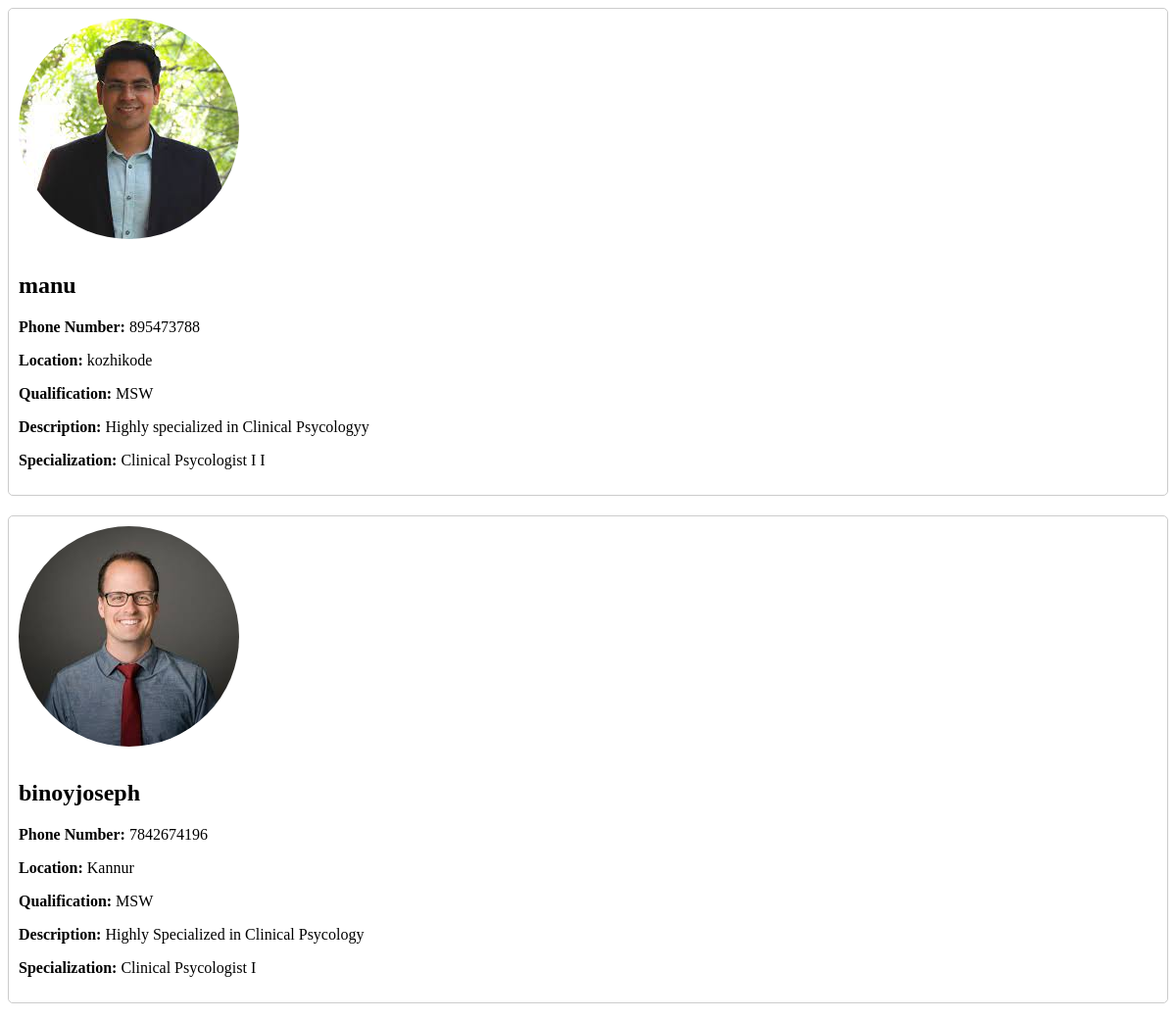
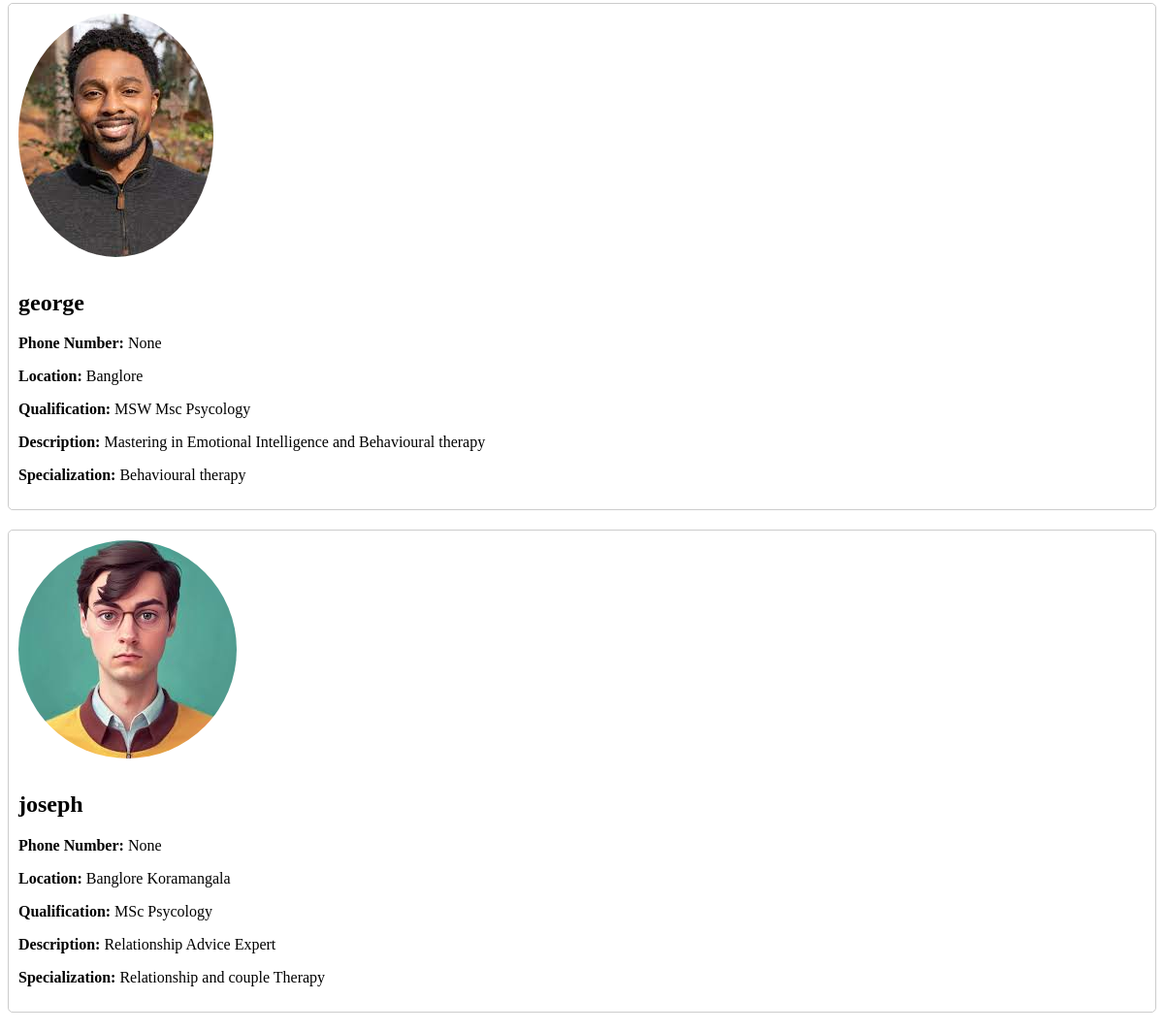
/therapists/, run on the app's committed database (2 pictures, top to bottom).
### app1/models.py (models this page shows)
class User(AbstractUser):
    class Role(models.TextChoices):
        ADMIN = "ADMIN", "Admin"
        THERAPIST = "THERAPIST", "Therapist"
        USER = "USER", "User"
    role = models.CharField(max_length=50, choices=Role.choices)
    phone_number = models.CharField(max_length=15, blank=True, null=True)
    dob = models.DateField(blank=True, null=True)
    location = models.CharField(max_length=255, blank=True, null=True)
    qualification = models.CharField(max_length=255, blank=True, null=True)
    description = models.TextField(blank=True, null=True)
    specialization = models.CharField(max_length=255, blank=True, null=True)
    is_approved = models.BooleanField(default=False)
    is_therapist = models.BooleanField(default=False)
    profile_picture = models.ImageField(upload_to='profile_pics/', blank=True, null=True)

### app1/views.py (the view)
# urls.py: path('therapists/', views.therapist_list, name='therapist_list'),
def therapist_list(request):
    therapists = User.objects.filter(role=User.Role.THERAPIST)
    context = {
        'therapists': therapists,
        'user': request.user,
    }
    return render(request, 'therapist_list.html', context)

### templates/therapist_list.html (shortened to what this page needs)
<!DOCTYPE html>
<html lang="en">
<head>
</head>
<body>
    <div class="therapist-list">
        {% for therapist in therapists %}
            <div class="therapist-item">
                {% if therapist.profile_picture %}
                    <img class="profile-picture" src="{{ therapist.profile_picture.url }}" alt="Profile Picture">
                {% endif %}
                <h2>{{ therapist.username }}</h2>
                <p><strong>Phone Number:</strong> {{ therapist.phone_number }}</p>
                <p><strong>Location:</strong> {{ therapist.location }}</p>
                <p><strong>Qualification:</strong> {{ therapist.qualification }}</p>
                <p><strong>Description:</strong> {{ therapist.description }}</p>
                <p><strong>Specialization:</strong> {{ therapist.specialization }}</p>
            </div>
        {% empty %}
            <p class="no-results">No therapists found.</p>
        {% endfor %}
    </div>
</body>
</html>

### templates/therapist_list.html (style rules this page uses)
.therapist-item { margin-bottom: 20px; padding: 10px; border: 1px solid #ccc; border-radius: 5px; }
.profile-picture { max-width: 50%; height: 50; border-radius: 50%; margin-bottom: 10px; }

### data on the page
User: profile_picture (picture), username "manu", phone_number "895473788", location "kozhikode", qualification "MSW", description "Highly specialized in Clinical Psycologyy", specialization "Clinical Psycologist I I"
User: profile_picture (picture), username "binoyjoseph", phone_number "7842674196", location "Kannur", qualification "MSW", description "Highly Specialized in Clinical Psycology", specialization "Clinical Psycologist I"
User: profile_picture (picture), username "george", phone_number "None", location "Banglore", qualification "MSW Msc Psycology", description "Mastering in Emotional Intelligence and Behavioural therapy", specialization "Behavioural therapy"
User: profile_picture (picture), username "joseph", phone_number "None", location "Banglore Koramangala", qualification "MSc Psycology", description "Relationship Advice Expert", specialization "Relationship and couple Therapy"
